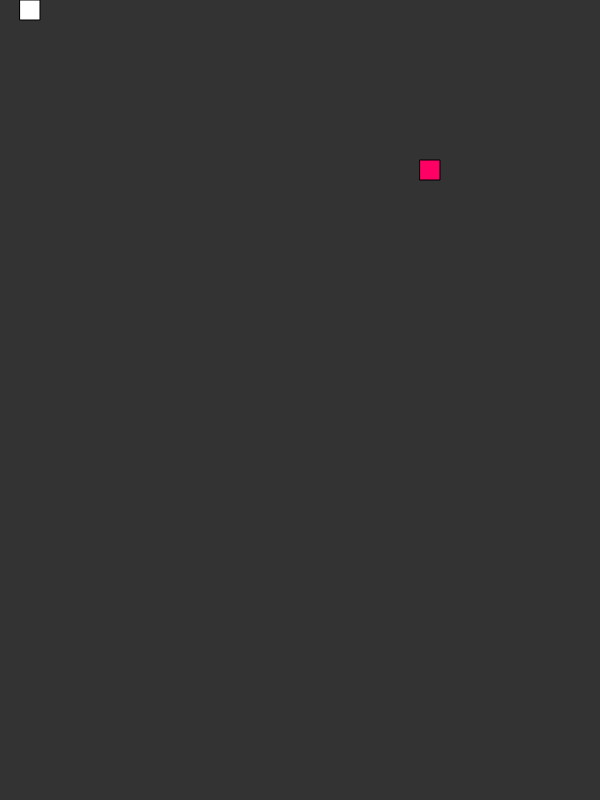
Frame 1 (no input)
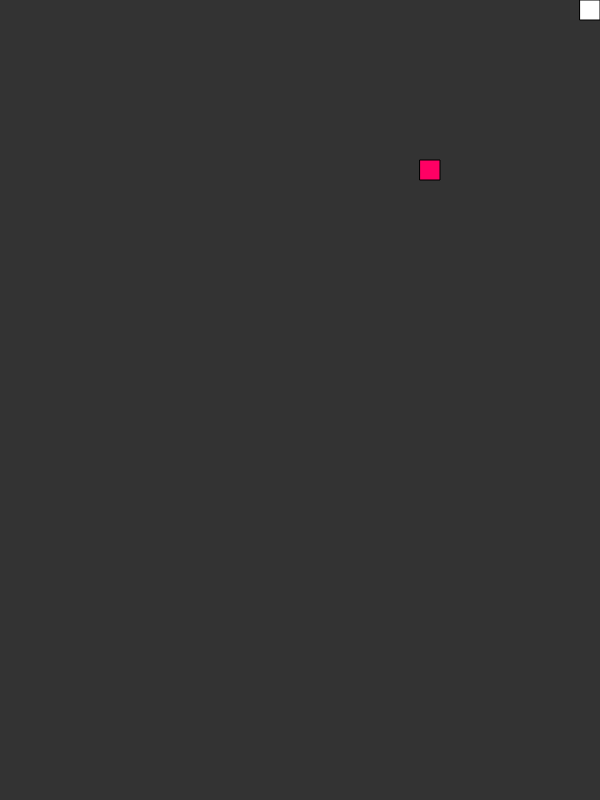
Frame 60 (no input)
Frame 120 (the mouse pressed at the canvas centre since frame 60): identical to frame 60, image omitted

The p5.js sketch that drew these frames (run headless with seeded random() and noise() and a simulated clock; from frame 60 on, the mouse is pressed at the canvas centre):

// p5.js sketch
// ── sketch.js

var s;
var scl = 20;

var food;

function setup() {
  createCanvas(600, 800);
  s = new Snake();
  frameRate(20);
  pickLocation();

}

function pickLocation() {
  var cols = floor(width/scl);
  var rows = floor(height/scl);
  food = createVector(floor(random(cols)), floor(random(rows)));
  food.mult(scl);
}

function mousePressed() {
  s.total++;
}

function draw() {
  background(51);

  if (s.eat(food)) {
    pickLocation();
  }
  s.death();
  s.update();
  s.show();


  fill(255, 0, 100);
  rect(food.x, food.y, scl, scl);
}

function keyPressed() {
  if (keyCode === UP_ARROW) {
    s.dir(0, -1);
  } else if (keyCode === DOWN_ARROW) {
    s.dir(0, 1);
  } else if (keyCode === RIGHT_ARROW) {
    s.dir(1, 0);
  } else if (keyCode === LEFT_ARROW) {
    s.dir(-1, 0);
  }
}
// ── Snake.js
function Snake() {
    this.x = 0;
    this.y = 0;
    this.xspeed = 1;
    this.yspeed = 0;
    this.total = 0;
    this.tail = [];
  
    this.eat = function(pos) {
      var d = dist(this.x, this.y, pos.x, pos.y);
      if (d < 1) {
        this.total++;
        return true;
      } else {
        return false;
      }
    }
  
    this.dir = function(x, y) {
      this.xspeed = x;
      this.yspeed = y;
    }
  
    this.death = function() {
      for (var i = 0; i < this.tail.length; i++) {
        var pos = this.tail[i];
        var d = dist(this.x, this.y, pos.x, pos.y);
        if (d < 1) {
          console.log('starting over');
          this.total = 0;
          this.tail = [];
        }
      }
    }
  
    this.update = function() {
      for (var i = 0; i < this.tail.length - 1; i++) {
        this.tail[i] = this.tail[i + 1];
      }
      if (this.total >= 1) {
        this.tail[this.total - 1] = createVector(this.x, this.y);
      }
  
      this.x = this.x + this.xspeed * scl;
      this.y = this.y + this.yspeed * scl;
  
      this.x = constrain(this.x, 0, width - scl);
      this.y = constrain(this.y, 0, height - scl);
    }
  
    this.show = function() {
      fill(255);
      for (var i = 0; i < this.tail.length; i++) {
        rect(this.tail[i].x, this.tail[i].y, scl, scl);
      }
      rect(this.x, this.y, scl, scl);
    }
  }
// ── style.css
/* style.css */

html,
body {
    height: 100%;
}

body {
    margin: 0;
    display: flex;
    /* This centers our sketch horizontally. */
    justify-content: center;
    /* This centers our sketch vertically. */
    align-items: center;
}
.sketch-holder{
    border-radius: 10px;
}
